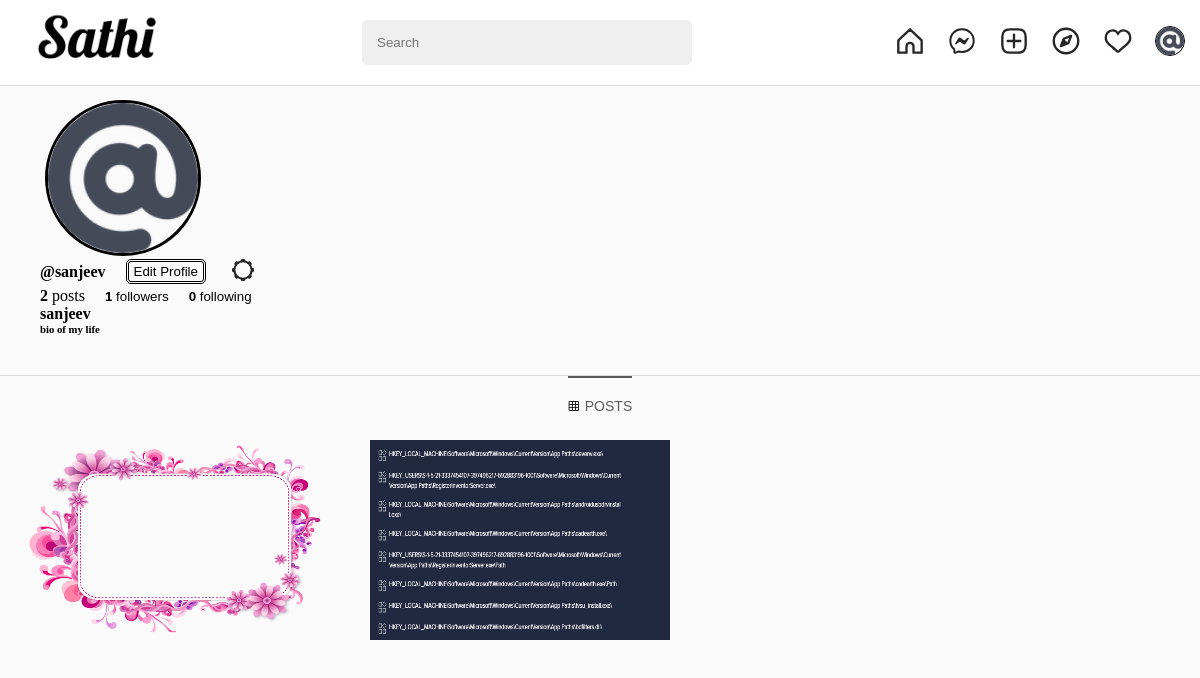
The app's page /profile (signed in) with its own data.
### userprofile/models.py (models this page shows, shortened)
class Profile(models.Model):
    user = models.ForeignKey(User, on_delete=models.CASCADE)
    id_user = models.IntegerField()
    bio = models.TextField(blank=True)
    profile_pics = models.ImageField(upload_to="profile_images",
                                     default="blank-profile-photo.jpeg")
    location = models.CharField(max_length=100, blank=True)

### posts/models.py (models this page shows, shortened)
class Post(models.Model):
    id = models.UUIDField(primary_key=True, default=uuid.uuid4)
    user = models.ForeignKey(User, on_delete=models.CASCADE, to_field="username")
    post_img = models.ImageField(upload_to='post_images')
    caption = models.TextField(blank=True, null=True)
    likes = models.IntegerField(default=0)
    created_at = models.DateTimeField(default=timezone.now)

### userprofile/views.py (the view)
# urls.py: path('profile', views.profile, name="profile"),
@login_required(login_url='login')
def profile(request):
    template_file = os.path.join('user', "main_profile.html")
    context = dict()
    user_profile = Profile.objects.filter(user=request.user).first()
    post_objs = Post.objects.filter(user=request.user.username)
    context["num_following"] = FollowerCount.objects.filter(follower=request.user.username).count()
    context["num_follower"] = FollowerCount.objects.filter(user=request.user.username).count()
    context["user_profile"] = user_profile
    context["posts"] = post_objs
    return render(request, template_file, context)

### templates/user/main_profile.html (shortened to what this page needs)
{% extends 'posts/base.html' %}
{% block user_container %}
<div class="profile__profile">
    <div class="container" style="margin: 40px;">
      <div class="profile__profile__logo">
        <img src="{{user_profile.profile_pics.url}}" alt="Profile Image">
      </div>
      <div class="profile__profile__details">
        <div class="profile__profile__details__userName">
          <h4><strong>@{{user.username}}</strong></h4>
          <a href="/settings"><button style="    border-style: double;">
            Edit Profile
          </button></a>
          <a href="/settings"><button>
          </button></a>
        </div>
        <div class="profile__profile__details__follower my-3">
          <span><b>{{posts|length}}</b> posts</span>
          <button>
            <b>{{num_follower}}</b> followers
          </button>
          <button>
            <b>{{num_following}}</b> following
          </button>
        </div>
        <div class="profile__profile__details__displayName">
          <h4>{{user.username}} </h4>
          <h6>{{user_profile.bio}}</h6>
        </div>
      </div>
    </div>
  </div>
<div class="profile__section">
    <div class="container">
      <div class="profile__section__tab">
        <button class="tablinks" onclick="openSection(event, 'Posts')" id="defaultOpen">
          Posts</button>
      </div>
      <div id="Posts" class="profile__section__tab__tabcontent">
        <div class="profile__section__tab__tabcontent__container">
          <div class="profile__section__tab__tabcontent__container__image">
            {% if posts|length == 0 %}
          <h3>No posts</h3>
          {% else %}
            {% for post in posts %}
            <a href=="/post/{{post.id}}" style="padding: 10px;">
              <img src="{{post.post_img.url}}" class="img-fluid" style="padding: 10px;"></a>
            {% endfor %}
          </div>
          {% endif %}
        </div>
      </div>
    </div>
  </div>
{% endblock user_container %}

### templates/posts/base.html (shortened to what this page needs)
<!DOCTYPE html>
<html lang="en">
<head>
    {% load static %}
    <link rel="stylesheet" href="{% static 'styles/userprofile/user_view.css' %}">
</head>
<body>
    <div class="profile">
        <div class="profile__header">
          <div class="header-container">
            <div class="profile__logo">
              <a href="/"><img src="{% static 'images/brand-icon.png' %}" alt="Sathi logo"></a>
            </div>
            <div class="profile__searchBar">
              <form id="searchForm" action="/search" method="GET">
                <input type="text" class="form-control" placeholder="Search" name="q">
              </form>
            </div>
            <div class="profile__settings">
              <a href="/home"><button>
              </button></a>
              <button>
              </button>
              <a href="/upload"><button>
              </button></a>
              <a href="/explore"><button>
              </button></a>
              <a href="/notifications"><button>
              </button></a>
              <a href="/profile"><button>
                <img src="{{user_profile.profile_pics.url}}" alt="User image">
              </button></a>
            </div>
          </div>
        </div>
        {% block user_container %}
      {% endblock user_container %}
      </div>
</body>
</html>

### static/styles/userprofile/user_view.css (style rules this page uses)
* { margin: 0; padding: 0; }
body { background-color: #fafafa; }
.profile { margin-top: 100px; margin-bottom: 25px; }
.profile__header { background-color: white; border-bottom: 1px solid #dbdbdb; padding: 10px 20px; position: fixed; width: 98%; top: 0; }
.header-container { display: flex; justify-content: space-between; align-items: center; }
.profile__logo { object-fit: contain; }
.profile__logo img { width: 150px; }
.profile__searchBar input[type=text] { width: 300px; background-color: #efefef; border-radius: 5px; border: none; padding: 15px; }
.profile__settings { display: flex; }
.profile__settings button { width: 52px; height: 52px; background-color: transparent; border: none; }
.profile__settings button svg { width: 28px; height: 28px; }
.profile__settings img { width: 28px; object-fit: contain; border: 1px solid black; border-radius: 100%; }
.profile__profile { margin-top: 50px; margin-bottom: 30px; }
.profile__profile__logo { display: flex; margin-left: 5px; text-align: center; }
.profile__profile__logo img { width: 150px; object-fit: contain; border-radius: 100%; border: 3px solid black; }
.profile__profile__details { flex: 2; }
.profile__profile__details__userName { display: flex; align-items: center; gap: 20px; }
.profile__profile__details__userName h4 { font-weight: normal; }
.profile__profile__details__userName button { background-color: transparent; border: 1px solid #dbdbdb; border-radius: 5px; padding: 2px 5px; }
.profile__profile__details__userName button:last-child { border: none; }
.profile__profile__details__follower { display: flex; gap: 20px; }
.profile__profile__details__follower button { background-color: transparent; border: none; }
.profile__section__tab { overflow: hidden; border-top: 1px solid #dbdbdb; display: flex; justify-content: center; margin: 0 0 10px 0; }
.profile__section__tab button { background-color: transparent; border: none; padding: 20px 0px 0px 0px; margin: 0 20px; transition: 0.3s; font-size: 14px; color: #8e8e8e; display: flex; justify-content: center; align-items: center; text-transform: uppercase; }
.profile__section__tab button svg { margin-right: 5px; }
.profile__section__tab__tabcontent { display: none; }
.profile__section__tab__tabcontent__container { max-width: 1300px; }
.profile__section__tab__tabcontent__container__image { padding: 6px; margin-top: 10px; }
.profile__section__tab__tabcontent__container__image img { height: 200px; width: 300px; flex: 1; }
.profile__section__tab .active { border-top: 2px solid #5c5c5c; color: #5c5c5c; }

### records on screen
Profile: profile_pics (picture), bio "bio of my life"
Post: post_img (picture)
Post: post_img (picture)

### other values on screen
{{ user.username }} "sanjeev"
{{ posts|length }} "2"
{{ num_follower }} "1"
{{ num_following }} "0"
